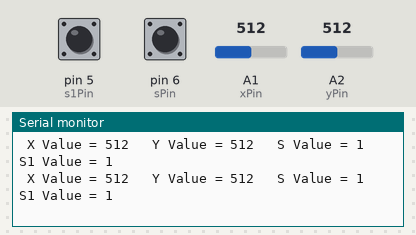
Bench run of a sketch on a simulated Arduino Uno, built with avr-gcc and run on an emulated ATmega328P. Shown: the last lines printed to the serial monitor. The test bench sets the inputs (shaded band); at power-on: pin 6 (sPin) HIGH, A1 (xPin) = 512, A2 (yPin) = 512, pin 5 (s1Pin) HIGH. No radio packets arrive unless stated.

Above: at 1.2 s.
1.3 s: pin 6 (sPin) pulled LOW for 0.15 s
At 1.48 s:
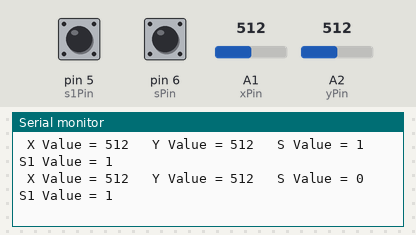
4.4 s: A1 (xPin) set to 480
At 4.54 s:
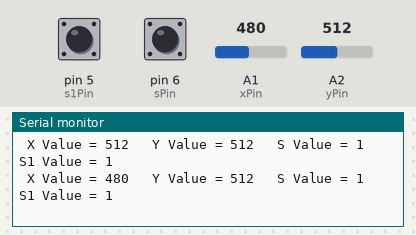
7.4 s: pin 6 (sPin) pulled LOW for 0.15 s
At 7.59 s:
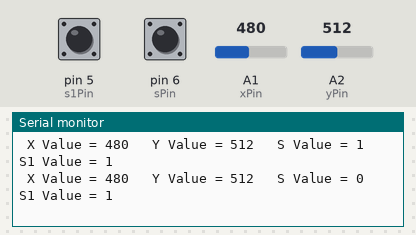
10.5 s: A2 (yPin) set to 476
At 10.68 s:
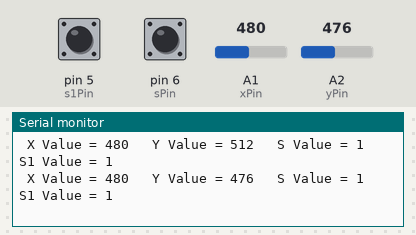
12.0 s: pin 6 (sPin) pulled LOW for 1 s
At 12.34 s:
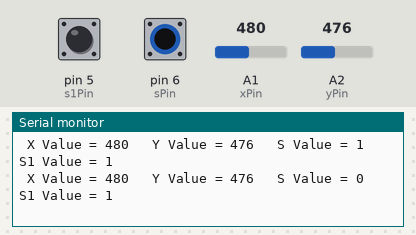
16.0 s: A2 (yPin) set to 0
At 16.17 s:
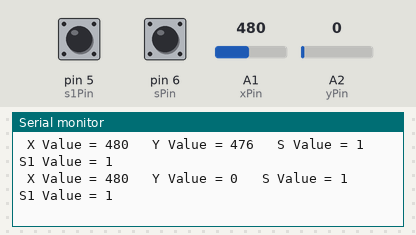
Timing chart, 0 to 19.0 s (numbered marks = the images above; inputs shaded):
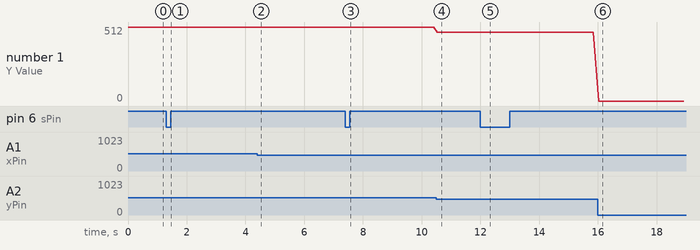

Measured:
- after the input at 1.3 s, the serial monitor: prints a new line at once (image 1)
- after the input at 4.4 s, the serial monitor: prints a new line at once (image 2)
- after the input at 7.4 s, the serial monitor: prints a new line after 0.05 s (image 3)
- after the input at 10.5 s, the serial monitor: prints a new line at once (image 4)
- after the input at 12.0 s, the serial monitor: prints a new line after 0.16 s (image 5)
- after the input at 16.0 s, the serial monitor: prints a new line at once (image 6)
- plotted number 1: 512 → 476 after the input at 10.5 s, 476 → 0 after the input at 16.0 s

The sketch:

TX_Part.ino
```cpp
/*
 * Hey Everybody! This is the Code of Transmitter/Remote Part
 * Hope you have understood everything. If you didn't watch the video again www.youtube.com/channel/UC2wOUBB0Ck44l4usUx6l2sQ
 * Thank You!
 * Please Like, Share and Subscribe
 */
#include <VirtualWire.h>//Adding Library

char *data;//definig a variable to store and send data

int xPin = A1;//defining joystick's x pin
int yPin = A2;//defining joystick's y pin
int sPin = 6;//defining joystick's switch pin
int s1Pin = 5;//defining joystick's switch pin


int xVal;//defining variable to store x data
int yVal;//defining variable to store y data
int sVal;//defining variable to store switch data
int s1Val;//defining variable to store switch1 data
int value = 0;//defining variable to set switch as low

int dt = 0;
int t = 0;

void setup()
{
  vw_set_tx_pin(7);//setting up transmitter pin
  vw_setup(2000);//setting up bitrate for transmitter
  pinMode(xPin,INPUT);//setting joystick's x pin as "output"
  pinMode(yPin,INPUT);//setting joystick's y pin as "output"
  pinMode(sPin,INPUT_PULLUP);
  pinMode(s1Pin,INPUT_PULLUP);//setting up inbuilt PULLUP resistors for the switches
  Serial.begin(9600);//setting up serial monitor/setting baudrate
}

void loop()
{
  xVal = analogRead(xPin);//reading x value of joystick
  yVal = analogRead(yPin);//reading y value of joystick
  sVal = digitalRead(sPin);//reading switch value of joystick
  s1Val = digitalRead(s1Pin);//reading switch1 value of joystick

  Serial.print(" X Value = ");
  Serial.print(xVal);
  Serial.print("   Y Value = ");
  Serial.print(yVal);
  Serial.print("   S Value = ");
  Serial.print(sVal);
  Serial.print("   S1 Value = ");
  Serial.println(s1Val);//printing all the values read
  delay(dt);

  if(xVal<490)
  {
    data = "f";
    vw_send((uint8_t *)data, strlen(data));
    vw_wait_tx();
    delay(t);
  }

  if(xVal>515)
  {
    data = "b";
    vw_send((uint8_t *)data, strlen(data));
    vw_wait_tx();
    delay(t);
  }

  if(yVal<490)
  {
    data = "r";
    vw_send((uint8_t *)data, strlen(data));
    vw_wait_tx();
    delay(t);
  }

  if(yVal>515)
  {
    data = "l";
    vw_send((uint8_t *)data, strlen(data));
    vw_wait_tx();
    delay(t);
  }


  if(xVal<515 && xVal>490 && yVal<515 && yVal>490)
  {
    data = "s";
    vw_send((uint8_t *)data, strlen(data));
    vw_wait_tx();
    delay(t);
  }

  if(s1Val == 0)
  {
    data = "h";
    vw_send((uint8_t *)data, strlen(data));
    vw_wait_tx();
    delay(t);
  }

  if(s1Val == 1)
  {
    data = "c";
    vw_send((uint8_t *)data, strlen(data));
    vw_wait_tx();
    delay(t);
  }

  if(sVal == LOW && value == 0)
  {
    data="a";
    vw_send((uint8_t *)data, strlen(data));
    vw_wait_tx();
    delay(t);
    value = 1;
  }
  else if(sVal == LOW && value == 1)
  {
    data="k";
    vw_send((uint8_t *)data, strlen(data));
    vw_wait_tx();
    delay(t);
    value = 0;
  }                                     //conditions
  delay(t);//delay
}
```
